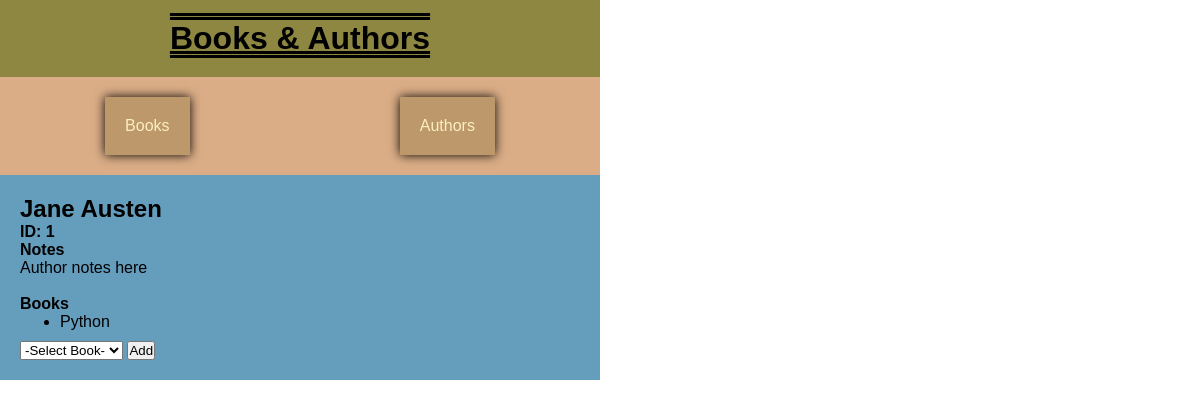
/authors/1, run on an earlier commit of the app's database.
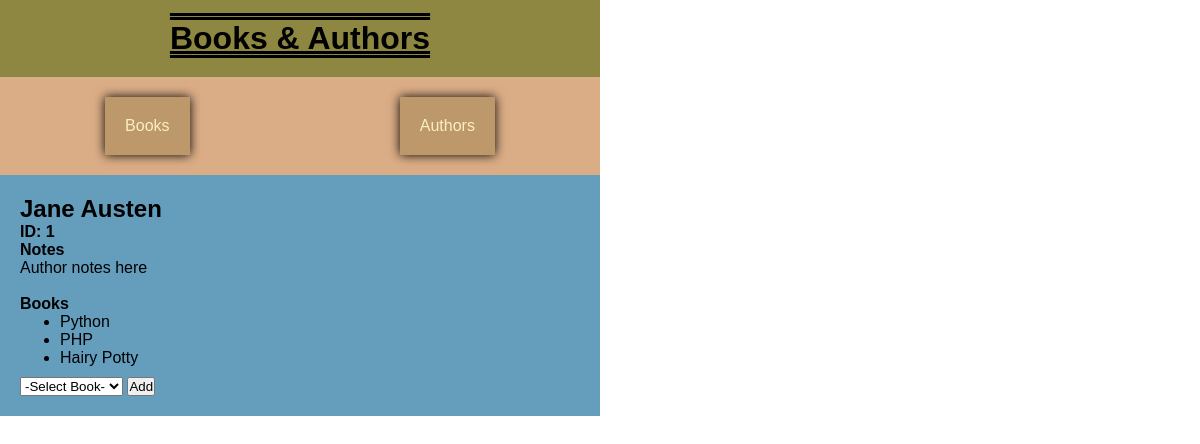
And on a later commit of the database.
### books_authors_app/models.py (models this page shows, shortened)
class Book(models.Model):
    title = CharField(max_length=255)
    desc = TextField()
    created_at = DateTimeField(auto_now_add=True)
    updated_at = DateTimeField(auto_now=True)
    def get_full_name(self):
        return self.title

### books_authors_app/views.py (the view)
# urls.py: path('<str:table>/<int:id>', views.info_page),
def info_page(request, table, id):
    if table == 'books':
        book = Book.objects.get(id=id)
        context = {
            'object_type': "book",
            'header': book.title,
            'id': id,
            'text_header': "Description",
            'text': book.desc,
            'assoc_header': 'Author',
            'associations': book.authors.all(),
            'complete_assoc_list': Author.objects.all(),
        }
    elif table == 'authors':
        author = Author.objects.get(id=id)
        context = {
            'object_type': "author",
            'header': (author.first_name + " " + author.last_name),
            'id': id,
            'text_header': "Notes",
            'text': author.notes,
            'assoc_header': 'Book',
            'associations': author.books.all(),
            'complete_assoc_list': Book.objects.all(),
        }
    else:
        return HttpResponse("ERROR 404")
    return render(request, 'info_page.html', context)

### books_authors_app/templates/info_page.html (shortened to what this page needs)
<!DOCTYPE html>
<html lang="en">
<head>
    {% load static %}
    <link rel="stylesheet" type="text/css" href="{% static 'style.css' %}">
</head>
<body>
    <div id="wrapper">
        <div id="header">
            <h1>Books & Authors</h1>
            <div id="navbar">
                <a href="/books">Books</a>
                <a href="/authors">Authors</a>
            </div>
        </div>
        <div id="info">
            <h2>{{header}}</h2>
            <h4>ID: {{id}}</h4>
            <h4>{{text_header}}</h4>
            <p>{{text}}</p>
            <br>
            <h4>{{assoc_header}}s</h4>
            <ul>
                {% for assoc in associations %}
                    <li>{{assoc.get_full_name}}</li>
                {% endfor %}
            </ul>
            <form>
                <select required name="object_to_attach" id="selection-list">
                    <option selected disabled>-Select {{assoc_header}}-</option>
                </select>
                <input type="submit" class="attach-object" value="Add">
            </form>
        </div>
    </div>
</body>
</html>

What changed in the data, as far as the page shows it:
now on this page (row unchanged): Book: get_full_name "PHP"
added Book: get_full_name "Hairy Potty"
